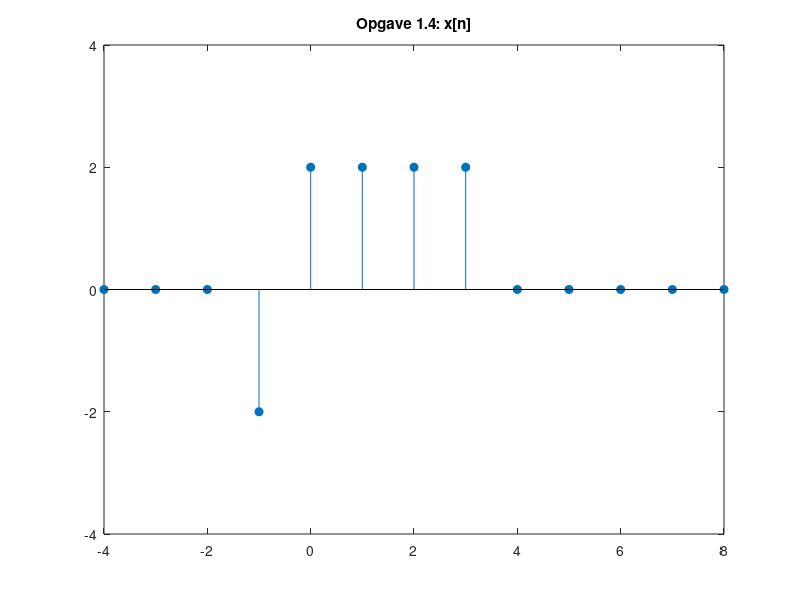
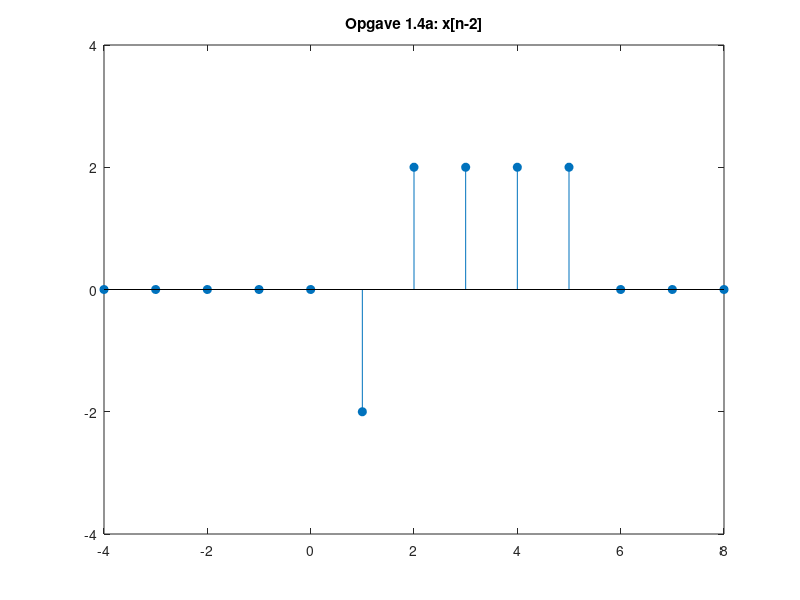
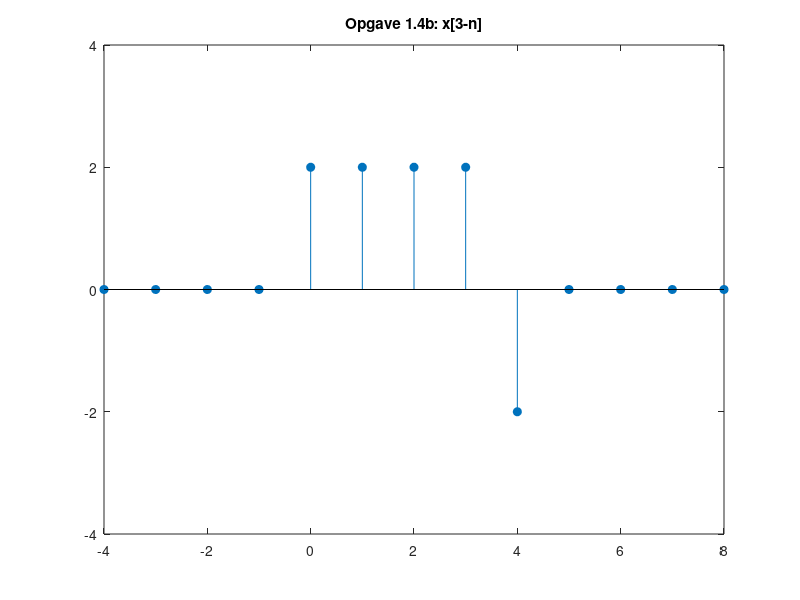
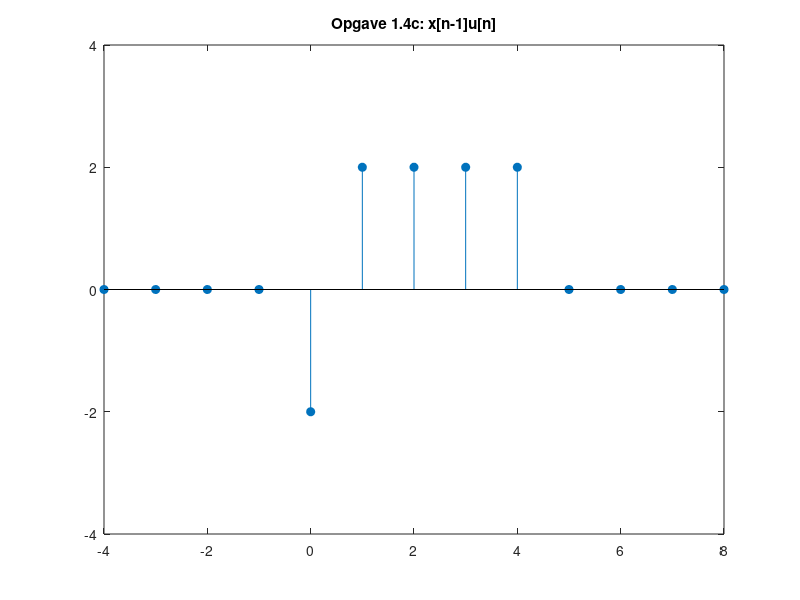

The MATLAB source for these figures, in order:
n = -4:8;
u = 0 * n;
u(n>=0) = 1;
% stem(n, u, 'fill')
% axis([-4 8 -2 2])
% title('u[n]')
% figure;
delta = 0 * n;
delta(n==0) = 1;
% stem(n, delta, 'fill')
% axis([-4 8 -2 2])
% title('delta[n]')
% figure;
r = n;
r(n<0) = 0;
% stem(n, r, 'fill')
% axis([-4 8 -2 10])
% title('r[n]')
x = [0, 0, 0, -2, 2, 2, 2, 2, 0, 0, 0, 0, 0];
figure;
stem(n, x, 'fill')
axis([-4 8 -4 4])
title('Opgave 1.4: x[n]')
figure;
y1 = filter([0, 0, 1], 1, x);
stem(n, y1, 'fill')
axis([-4 8 -4 4])
title('Opgave 1.4a: x[n-2]')
figure;
y2 = fliplr(x);
y2 = [y2(2:end), 0];
stem(n, y2, 'fill')
axis([-4 8 -4 4])
title('Opgave 1.4b: x[3-n]')
figure;
y3 = u .* filter([0, 1], 1, x);
stem(n, y3, 'fill')
axis([-4 8 -4 4])
title('Opgave 1.4c: x[n-1]u[n]')
figure;
y4 = delta .* filter([0, 1], 1, x);
stem(n, y4, 'fill')
axis([-4 8 -4 4])
title('Opgave 1.4d: x[n-1]delta[n]')
figure;
y4 = 0 * n;
y4(7)=x(4);
stem(n, y4, 'fill')
axis([-4 8 -4 4])
title('Opgave 1.4e: x[1-n]delta[n-2]')
figure;
y5 = 3 * filter([0, 1], 1, u);
stem(n, y5, 'fill')
axis([-4 8 -4 4])
title('Opgave 1.6a: 3u[n-1]')
figure;
y6 = 0 * n;
y6(3) = -2;
stem(n, y6, 'fill')
axis([-4 8 -4 4])
title('Opgave 1.6b: -2delta[n+2]')
figure;
y6 = 0 * n;
y6(3) = -2;
stem(n, y6, 'fill')
axis([-4 8 -4 4])
title('Opgave 1.6b: -2delta[n+2]')
figure;
y7 = [r(5:8),4*u(6:13),2]
stem(n, y7, 'fill')
axis([-4 8 -2 6])
title('Opgave 1.6c: r[n-4]-r[n]-4u[n-8]+2delta[n-8]')
